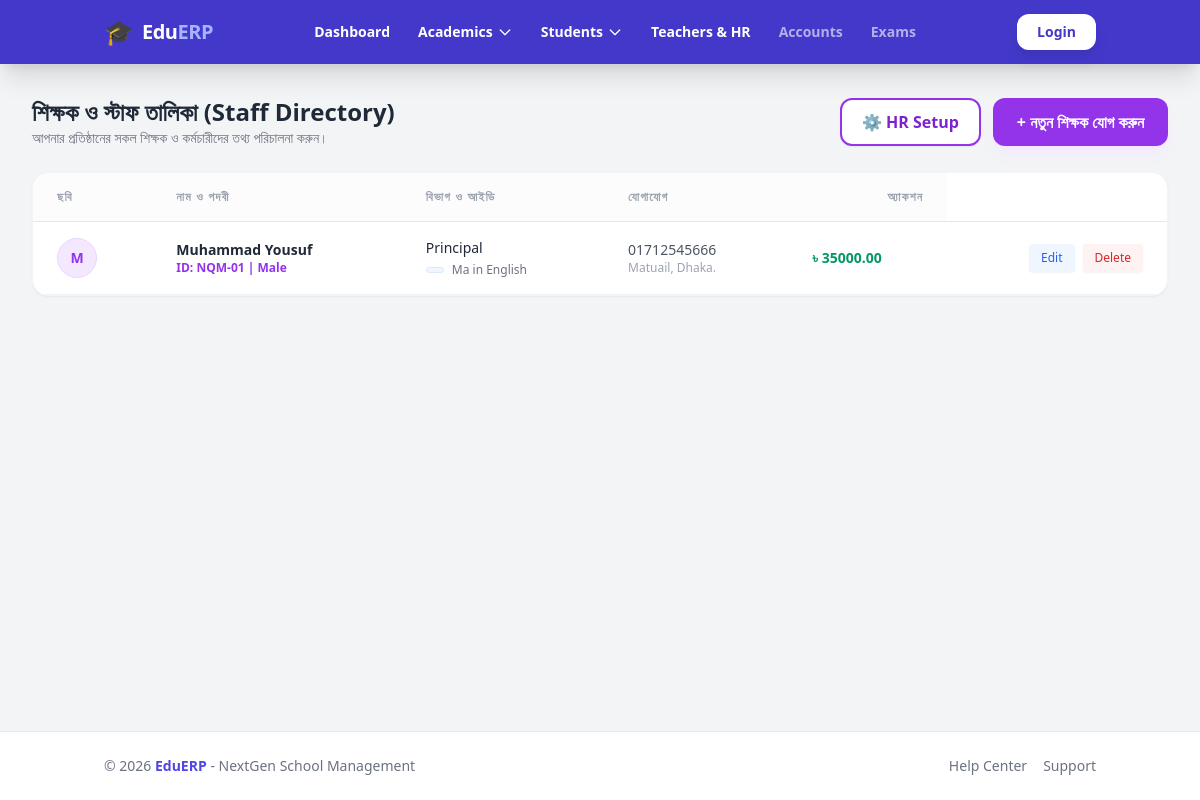
Screenshot of /teachers/ with the database file from the repository.
### apps/teachers/models.py (models this page shows, shortened)
class TeacherProfile(models.Model):
    GENDER_CHOICES = [
        ('male', 'Male'),
        ('female', 'Female')
    ]
    user = models.OneToOneField(User, on_delete=models.CASCADE, related_name='teacher_profile')
    employee_id = models.CharField(max_length=20, unique=True)
    designation = models.ForeignKey(Designation, on_delete=models.SET_NULL, null=True, blank=True)
    department = models.ForeignKey(Department, on_delete=models.SET_NULL, null=True, blank=True)
    staff_type = models.ForeignKey(StaffType, on_delete=models.SET_NULL, null=True, blank=True)
    qualification = models.CharField(max_length=200)
    phone_number = models.CharField(max_length=15, null=True, blank=True)
    address = models.TextField(null=True, blank=True)
    gender = models.CharField(max_length=10, choices=GENDER_CHOICES, default='male')
    blood_group = models.ForeignKey(BloodGroup, on_delete=models.SET_NULL, null=True, blank=True)
    shift = models.ForeignKey(AcademicShift, on_delete=models.SET_NULL, null=True, blank=True)
    subjects = models.ManyToManyField(Subject, blank=True)
    salary = models.DecimalField(max_digits=10, decimal_places=2, default=0.00)
    joining_date = models.DateField(auto_now_add=True)
    is_active = models.BooleanField(default=True)

class Designation(models.Model):
    name = models.CharField(max_length=100, unique=True) # যেমন: Principal, Senior Teacher
    def __str__(self):
        return self.name

### apps/accounts/models.py (models this page shows, shortened)
class User(AbstractUser):
    class Role(models.TextChoices):
        ADMIN = 'ADMIN', 'Admin'
        TEACHER = 'TEACHER', 'Teacher'
        STUDENT = 'STUDENT', 'Student'
        PARENT = 'PARENT', 'Parent'
    role = models.CharField(max_length=50, choices=Role.choices, default=Role.STUDENT)
    phone_number = models.CharField(max_length=15, blank=True, null=True)
    profile_picture = models.ImageField(upload_to=user_directory_path, blank=True, null=True)

### apps/teachers/views.py (the view)
# urls.py: path('', views.teacher_list, name='teacher_list'),
def teacher_list(request):
    teachers = TeacherProfile.objects.select_related('user', 'designation', 'department').all().order_by('-id')
    designations = Designation.objects.all().order_by('name')
    departments = Department.objects.all().order_by('name')
    staff_types = StaffType.objects.all().order_by('name')
    blood_groups = BloodGroup.objects.all().order_by('name')
    shifts = AcademicShift.objects.all().order_by('name')
    subjects = Subject.objects.all().order_by('name')
    context = {
        'teachers': teachers,
        'designations': designations,
        'departments': departments,
        'staff_types': staff_types,
        'blood_groups': blood_groups,
        'shifts': shifts,
        'subjects': subjects,
    }
    return render(request, 'teachers/teacher_list.html', context)

### templates/teachers/teacher_list.html (shortened to what this page needs)
{% extends 'base.html' %}
{% block content %}
<div class="max-w-7xl mx-auto px-4 sm:px-6 lg:px-8 relative">
    <div class="flex flex-col md:flex-row justify-between items-start md:items-center mb-6 gap-4">
        <div>
            <h1 class="text-2xl font-bold text-gray-800">শিক্ষক ও স্টাফ তালিকা (Staff Directory)</h1>
            <p class="text-sm text-gray-500">আপনার প্রতিষ্ঠানের সকল শিক্ষক ও কর্মচারীদের তথ্য পরিচালনা করুন।</p>
        </div>
        <div class="flex flex-wrap gap-3">
            <a href="{% url 'teachers:hr_setup' %}" class="bg-white border-2 border-purple-600 text-purple-700 px-5 py-2.5 rounded-xl font-bold hover:bg-purple-50 transition shadow-sm flex items-center">
                ⚙️ HR Setup
            </a>
            <button onclick="document.getElementById('addTeacherModal').classList.remove('hidden')"
                    class="bg-purple-600 text-white px-6 py-2.5 rounded-xl font-semibold hover:bg-purple-700 transition flex items-center shadow-lg shadow-purple-100">
                + নতুন শিক্ষক যোগ করুন
            </button>
        </div>
    </div>
    <div class="bg-white rounded-2xl shadow-sm border border-gray-100 overflow-hidden">
        <table class="w-full text-left">
            <thead>
                <tr class="text-xs font-bold text-gray-400 bg-gray-50/50 border-b uppercase tracking-widest">
                    <th class="px-6 py-4">ছবি</th>
                    <th class="px-6 py-4">নাম ও পদবী</th>
                    <th class="px-6 py-4">বিভাগ ও আইডি</th>
                    <th class="px-6 py-4">যোগাযোগ</th>
                    <th class="px-6 py-4 text-right">অ্যাকশন</th>
                </tr>
            </thead>
            <tbody id="teacher-table-body" class="divide-y divide-gray-50">
                {% include 'teachers/partials/teacher_table_body.html' %}
            </tbody>
        </table>
    </div>
</div>
{% endblock %}

### templates/teachers/partials/teacher_row.html (shortened to what this page needs)
<tr class="hover:bg-gray-50 transition duration-150 text-sm border-b border-gray-100">
    <td class="px-6 py-4">
        {% if teacher.user.profile_picture %}
            <img src="{{ teacher.user.profile_picture.url }}" class="w-10 h-10 rounded-full object-cover border border-gray-200 shadow-sm">
        {% else %}
            <div class="w-10 h-10 rounded-full bg-purple-100 flex items-center justify-center text-purple-600 font-bold border border-purple-200">
                {{ teacher.user.first_name|first|upper }}
            </div>
        {% endif %}
    </td>
    <td class="px-6 py-4">
        <div class="font-bold text-gray-800">{{ teacher.user.first_name }} {{ teacher.user.last_name }}</div>
        <div class="text-xs text-purple-600 font-semibold">ID: {{ teacher.employee_id }} | {{ teacher.get_gender_display }}</div>
    </td>
    <td class="px-6 py-4">
        <div class="font-medium text-gray-800">{{ teacher.designation }}</div>
        <div class="flex items-center space-x-2 mt-1">
            <span class="text-[10px] font-bold uppercase px-2 py-0.5 rounded-full bg-blue-50 text-blue-600 border border-blue-100">
            </span>
            <span class="text-xs text-gray-500">{{ teacher.qualification }}</span>
        </div>
    </td>
    <td class="px-6 py-4">
        <div class="text-sm text-gray-600">{{ teacher.phone_number|default:"-" }}</div>
        <div class="text-xs text-gray-400 truncate max-w-[150px]">{{ teacher.address|default:"-" }}</div>
    </td>
    <td class="px-6 py-4 font-bold text-emerald-600">
        ৳ {{ teacher.salary }}
    </td>
    <td class="px-6 py-4 text-right">
        <div class="flex space-x-2 justify-end">
            <button hx-get="{% url 'teachers:edit_teacher' teacher.id %}" hx-target="closest tr" hx-swap="outerHTML" class="text-xs font-medium bg-blue-50 text-blue-600 px-3 py-1.5 rounded hover:bg-blue-600 hover:text-white transition shadow-sm">
                Edit
            </button>
            <form hx-post="{% url 'teachers:delete_teacher' teacher.id %}" hx-target="closest tr" hx-swap="outerHTML" hx-confirm="মুছে ফেলতে চান?" style="display:inline;">
                <button type="submit" class="text-xs font-medium bg-red-50 text-red-600 px-3 py-1.5 rounded hover:bg-red-600 hover:text-white transition shadow-sm">
                    Delete
                </button>
            </form>
        </div>
    </td>
</tr>

### templates/base.html (style rules this page uses)
html { overflow-y: scroll; }

### rows the page displays
TeacherProfile: user.first_name|first "M", user.first_name "Muhammad", user.last_name "Yousuf", employee_id "NQM-01", gender "Male", designation "Principal", qualification "Ma in English", phone_number "01712545666", address "Matuail, Dhaka.", salary "35000.00"
